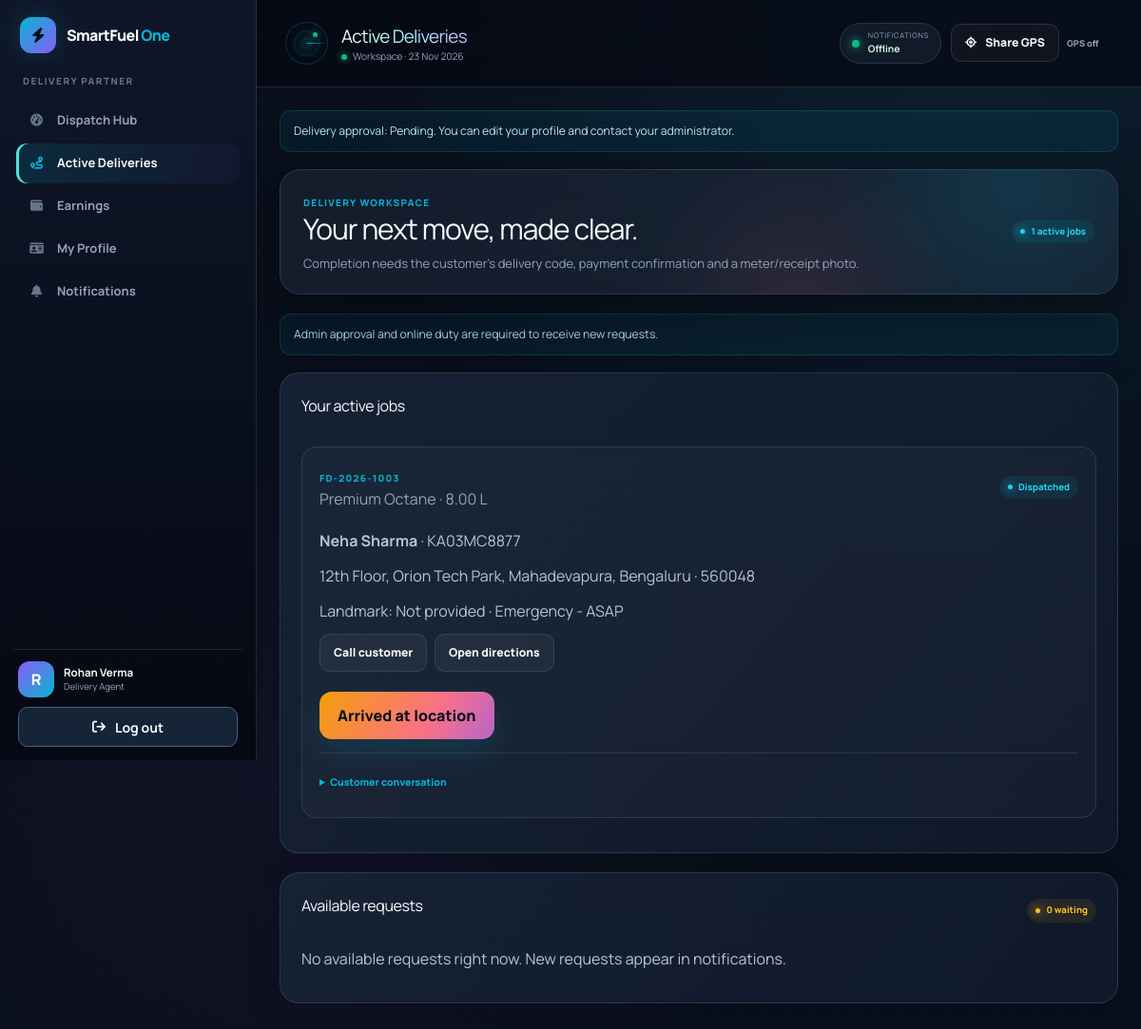
The page /delivery/active_deliveries.php (signed in) on the database its author committed.
### tables this page shows
CREATE TABLE users (
    id INT UNSIGNED AUTO_INCREMENT PRIMARY KEY,
    full_name VARCHAR(120) NOT NULL,
    email VARCHAR(190) NOT NULL,
    password_hash VARCHAR(255) NOT NULL,
    phone VARCHAR(20) NOT NULL,
    role ENUM('customer', 'delivery_agent', 'admin') NOT NULL DEFAULT 'customer',
    avatar_url VARCHAR(500) NULL,
    status ENUM('active', 'suspended') NOT NULL DEFAULT 'active',
    created_at TIMESTAMP NOT NULL DEFAULT CURRENT_TIMESTAMP,
    UNIQUE KEY uq_users_email (email),
    UNIQUE KEY uq_users_phone (phone),
    KEY idx_users_role_status (role, status)
);

CREATE TABLE orders (
    id INT UNSIGNED AUTO_INCREMENT PRIMARY KEY,
    tracking_code VARCHAR(30) NOT NULL,
    customer_id INT UNSIGNED NOT NULL,
    delivery_agent_id INT UNSIGNED NULL,
    fuel_type ENUM('Petrol/Gasoline', 'Diesel', 'Premium Octane', 'CNG') NOT NULL,
    quantity_liters DECIMAL(8,2) NOT NULL,
    price_per_liter DECIMAL(10,2) NOT NULL,
    delivery_fee DECIMAL(10,2) NOT NULL DEFAULT 0,
    tax_amount DECIMAL(10,2) NOT NULL DEFAULT 0,
    total_amount DECIMAL(12,2) NOT NULL,
    delivery_address VARCHAR(500) NOT NULL,
    delivery_pincode VARCHAR(10) NOT NULL,
    delivery_time_slot VARCHAR(80) NOT NULL,
    vehicle_number VARCHAR(30) NOT NULL,
    order_status ENUM('Pending', 'Accepted', 'Dispatched', 'Arrived', 'Pumping', 'Completed', 'Cancelled') NOT NULL DEFAULT 'Pending',
    payment_method ENUM('Card', 'UPI/Cash', 'Wallet') NOT NULL,
    payment_status ENUM('Paid', 'Pending', 'Refunded') NOT NULL DEFAULT 'Pending',
    created_at TIMESTAMP NOT NULL DEFAULT CURRENT_TIMESTAMP,
    UNIQUE KEY uq_orders_tracking_code (tracking_code),
    KEY idx_orders_customer_created (customer_id, created_at),
    KEY idx_orders_agent_status (delivery_agent_id, order_status),
    KEY idx_orders_status_created (order_status, created_at),
    CONSTRAINT fk_order_customer FOREIGN KEY (customer_id) REFERENCES users(id) ON DELETE RESTRICT,
    CONSTRAINT fk_order_agent FOREIGN KEY (delivery_agent_id) REFERENCES users(id) ON DELETE SET NULL,
    CONSTRAINT chk_order_quantity CHECK (quantity_liters > 0),
    CONSTRAINT chk_order_amount CHECK (total_amount >= 0)
);

### config/db.php (called while the page is built, shortened)
<?php
function db(): PDO
{
    static $pdo = null;
    if ($pdo instanceof PDO) {
        return $pdo;
    }
    try {
        $pdo = new PDO(
            'mysql:host=' . DB_HOST . ';dbname=' . DB_NAME . ';charset=utf8mb4',
            DB_USER,
            DB_PASS,
            [
                PDO::ATTR_ERRMODE => PDO::ERRMODE_EXCEPTION,
                PDO::ATTR_DEFAULT_FETCH_MODE => PDO::FETCH_ASSOC,
                PDO::ATTR_EMULATE_PREPARES => false,
            ]
        );
    } catch (PDOException $exception) {
        render_unexpected_error($exception);
    }
    sf_schema($pdo);
    return $pdo;
}
function ensure_realtime_schema(): bool
{
    return true;
}
function url(string $path = ''): string
{
    return BASE_URL . ($path === '' ? '' : '/' . ltrim($path, '/'));
}
function e(mixed $value): string
{
    return htmlspecialchars((string) $value, ENT_QUOTES, 'UTF-8');
}
function require_role(string $role): array
{
    $statement = db()->prepare('SELECT * FROM users WHERE id = ? AND status = \'active\' LIMIT 1');
    $statement->execute([(int) $_SESSION['user_id']]);
    $user = $statement->fetch();
    return $user;
}
function role_home(string $role): string
{
    return match ($role) {
        'admin' => 'admin/dashboard.php',
        'delivery_agent' => 'delivery/dashboard.php',
        default => 'customer/dashboard.php',
    };
}
function status_class(string $status): string
{
    return match ($status) {
        'Completed', 'Paid', 'Processed', 'active' => 'success',
        'Cancelled', 'Refunded', 'suspended' => 'danger',
        'Dispatched', 'Arrived', 'Pumping' => 'info',
        default => 'warning',
    };
}
require_once __DIR__ . '/upgrade.php';

### config/upgrade.php (called while the page is built, shortened)
<?php
function sf_schema(PDO $pdo): void
{
    $pdo->exec("CREATE TABLE IF NOT EXISTS sf_versions (version INT PRIMARY KEY, installed_at TIMESTAMP DEFAULT CURRENT_TIMESTAMP) ENGINE=InnoDB");
    if ($pdo->query('SELECT version FROM sf_versions WHERE version=1')->fetchColumn()) {
        return;
    }
    if ((int) $pdo->query("SELECT GET_LOCK('smartfuel_upgrade_v1',15)")->fetchColumn() !== 1) {
        throw new RuntimeException('Upgrade is busy. Refresh in a moment.');
    }
    try {
        if ($pdo->query('SELECT version FROM sf_versions WHERE version=1')->fetchColumn()) {
            return;
        }
        foreach ($statements as $sql) {
            $pdo->exec($sql);
        }
        $pdo->exec("INSERT IGNORE INTO sf_agent_approvals(user_id,approval_status) SELECT id,'Approved' FROM users WHERE role='delivery_agent'");
        $pdo->exec('INSERT IGNORE INTO sf_order_details(order_id) SELECT id FROM orders');
        $pdo->exec("UPDATE sf_order_details d JOIN orders o ON o.id=d.order_id SET d.refund_status='Pending' WHERE o.order_status='Cancelled' AND o.payment_status='Paid' AND d.refund_status='Not required'");
        $pdo->exec('INSERT IGNORE INTO sf_inventory_settings(fuel_id) SELECT id FROM fuel_inventory');
        $pdo->exec('DELETE FROM agent_live_locations');
        $pdo->exec('INSERT INTO sf_versions(version) VALUES(1)');
    } finally {
        $pdo->query("SELECT RELEASE_LOCK('smartfuel_upgrade_v1')");
    }
}
function sf_query(string $sql, array $parameters = []): PDOStatement
{
    $statement = db()->prepare($sql);
    $statement->execute($parameters);
    return $statement;
}
function sf_approved(int $id): bool
{
    return sf_query("SELECT user_id FROM sf_agent_approvals WHERE user_id=? AND approval_status='Approved'", [$id])->fetchColumn() !== false;
}

### delivery/active_deliveries.php (the view, shortened to what this page needs)
<?php
require_once __DIR__ . '/../includes/dashboard_layout.php';
$user = require_role('delivery_agent');
$active = sf_query("SELECT o.*,u.full_name customer_name,u.phone customer_phone,d.latitude,d.longitude,d.landmark,d.emergency FROM orders o JOIN users u ON u.id=o.customer_id LEFT JOIN sf_order_details d ON d.order_id=o.id WHERE o.delivery_agent_id=? AND o.order_status NOT IN ('Completed','Cancelled') ORDER BY d.emergency DESC,o.created_at", [$user['id']])->fetchAll();
$eligible = sf_approved((int)$user['id']) && sf_query('SELECT is_online FROM delivery_agent_profiles WHERE user_id=?', [$user['id']])->fetchColumn();
$available = $eligible ? sf_query("SELECT o.*,d.emergency FROM orders o LEFT JOIN sf_order_details d ON d.order_id=o.id WHERE o.delivery_agent_id IS NULL AND o.order_status='Pending' ORDER BY d.emergency DESC,o.created_at")->fetchAll() : [];
dashboard_start('Active Deliveries', 'active', $user);
?>
<section class="welcome-panel">
    <div><span class="eyebrow">Delivery workspace</span><h2>Your next move, made clear.</h2><p>Completion needs the customer's delivery code, payment confirmation and a meter/receipt photo.</p></div>
    <span class="badge info"><?= count($active) ?> active jobs</span>
</section>
<?php if (!$eligible): ?><div class="alert warning">Admin approval and online duty are required to receive new requests.</div><?php endif; ?>
<section class="panel">
    <div class="panel-head"><h2>Your active jobs</h2></div>
    <?php foreach ($active as $job): ?>
    <article class="job-card">
        <div class="panel-head">
            <div><span class="eyebrow"><?= e($job['tracking_code']) ?></span><h3><?= e($job['fuel_type']) ?> · <?= e($job['quantity_liters']) ?> L</h3></div>
            <span class="badge <?= status_class($job['order_status']) ?>"><?= e($job['order_status']) ?></span>
        </div>
        <p><strong><?= e($job['customer_name']) ?></strong> · <?= e($job['vehicle_number']) ?></p>
        <p><?= e($job['delivery_address']) ?> · <?= e($job['delivery_pincode']) ?></p>
        <p>Landmark: <?= e($job['landmark'] ?: 'Not provided') ?> · <?= e($job['delivery_time_slot']) ?></p>
        <div class="action-row">
            <a class="btn btn-secondary btn-small" href="tel:<?= e($job['customer_phone']) ?>">Call customer</a>
            <a class="btn btn-secondary btn-small" target="_blank" rel="noopener" href="https://www.google.com/maps/dir/?api=1&amp;destination=<?= urlencode($job['latitude'] !== null ? $job['latitude'].','.$job['longitude'] : $job['delivery_address'].' '.$job['delivery_pincode']) ?>">Open directions</a>
        </div>
        <?php $actions = ['Accepted'=>['dispatch','Start route'],'Dispatched'=>['arrive','Arrived at location'],'Arrived'=>['pump','Start fueling'],'Pumping'=>['complete','Confirm delivery']]; ?>
        <?php if (isset($actions[$job['order_status']])): ?>
        <form method="post" enctype="multipart/form-data" class="sf-action-form">
            <button class="btn"><?= e($actions[$job['order_status']][1]) ?></button>
        </form>
        <?php endif; ?>
        <?php sf_chat($job['tracking_code'], 'Customer conversation'); ?>
    </article>
    <?php endforeach; ?>
</section>
<section class="panel">
    <div class="panel-head"><h2>Available requests</h2><span class="badge warning"><?= count($available) ?> waiting</span></div>
    <?php if (!$available): ?><p>No available requests right now. New requests appear in notifications.</p><?php endif; ?>
</section>
<?php dashboard_end(); ?>

### includes/dashboard_layout.php (shortened to what this page needs)
<?php
require_once __DIR__ . '/../config/db.php';
function get_dashboard_links(string $role): array
{
    if ($role === 'delivery_agent') {
        return [
            ['dashboard', 'delivery/dashboard.php', 'fa-gauge-high', 'Dispatch Hub'],
            ['active', 'delivery/active_deliveries.php', 'fa-route', 'Active Deliveries'],
            ['earnings', 'delivery/earnings.php', 'fa-wallet', 'Earnings'],
            ['profile', 'delivery/profile.php', 'fa-id-card', 'My Profile'],
        ];
    }
    return [
        ['dashboard', 'customer/dashboard.php', 'fa-house', 'Dashboard'],
        ['order', 'customer/place_order.php', 'fa-gas-pump', 'Place Order'],
        ['track', 'customer/track_order.php', 'fa-location-crosshairs', 'Track Order'],
        ['history', 'customer/order_history.php', 'fa-clock-rotate-left', 'Order History'],
        ['profile', 'customer/profile.php', 'fa-user-gear', 'Profile'],
    ];
}
function dashboard_start(string $title, string $active, array $user): void
{
    $links = get_dashboard_links($user['role']);
    $links[] = ['notifications', 'account/notifications.php', 'fa-bell', 'Notifications'];
    $roleLabel = match ($user['role']) {
        'admin' => 'Administration',
        'delivery_agent' => 'Delivery Partner',
        default => 'Customer Portal',
    };
    ?>
<!DOCTYPE html>
<html lang="en">
<head>
    <script src="https://cdn.tailwindcss.com"></script>
    <link rel="stylesheet" href="https://cdnjs.cloudflare.com/ajax/libs/font-awesome/6.5.2/css/all.min.css">
    <link rel="stylesheet" href="<?= url('assets/css/custom.css') ?>">
    <link rel="stylesheet" href="<?= url('assets/css/upgrade.css') ?>">
    <link rel="stylesheet" href="<?= url('assets/css/cleanup.css') ?>">
    <link rel="stylesheet" href="https://unpkg.com/leaflet@1.9.4/dist/leaflet.css">
</head>
<body class="dashboard-body">
<div class="dashboard-shell">
    <aside class="sidebar" data-sidebar>
        <div class="side-head">
            <a class="brand" href="<?= url(role_home($user['role'])) ?>"><span class="brand-mark"><i class="fa-solid fa-bolt"></i></span><span>SmartFuel <em>One</em></span></a>
        </div>
        <p class="role-label"><?= e($roleLabel) ?></p>
        <nav class="side-nav">
            <?php foreach ($links as [$key, $path, $icon, $label]): ?>
                <a class="<?= $active === $key ? 'active' : '' ?>" href="<?= url($path) ?>"><i class="fa-solid <?= e($icon) ?>"></i><span><?= e($label) ?></span></a>
            <?php endforeach; ?>
        </nav>
        <div class="side-profile">
            <div class="avatar"><?= e(strtoupper(substr($user['full_name'], 0, 1))) ?></div>
            <div><strong><?= e($user['full_name']) ?></strong><small><?= e(ucwords(str_replace('_', ' ', $user['role']))) ?></small></div>
            <a class="sidebar-logout" href="<?= url('auth/logout.php') ?>"><i class="fa-solid fa-arrow-right-from-bracket" aria-hidden="true"></i> Log out</a>
        </div>
    </aside>
    <main class="dashboard-main">
        <header class="operations-header">
            <span class="radar" aria-hidden="true"><i></i><b></b></span>
            <div class="operations-title"><h1><?= e($title) ?></h1><p><span></span> Workspace · <?= date('d M Y') ?></p></div>
            <div class="header-actions">
                <a class="network-pill" href="<?= url('account/notifications.php') ?>"><i></i><span><small>NOTIFICATIONS</small><strong data-unread>0</strong></span></a>
                <?php if ($user['role'] === 'delivery_agent'): ?>
                    <form class="location-header-form" action="<?= url('delivery/update_location.php') ?>" method="post" data-location-form>
                        <button class="btn btn-small btn-secondary" type="button" data-location-button><i class="fa-solid fa-location-crosshairs"></i><span>Share GPS</span></button>
                        <small data-location-status>GPS off</small>
                    </form>
                <?php endif; ?>
            </div>
        </header>
        <div class="dashboard-content" data-sync-content>
            <?php if ($user['role'] === 'delivery_agent' && !sf_approved((int)$user['id'])): ?>
                <div class="alert warning">Delivery approval: <?= e(sf_query('SELECT approval_status FROM sf_agent_approvals WHERE user_id=?', [$user['id']])->fetchColumn() ?: 'Pending') ?>. You can edit your profile and contact your administrator.</div>
            <?php endif; ?>
    <?php
}
function dashboard_end(): void
{
    ?>
        </div>
    </main>
</div>
</body>
</html>
    <?php
}
function sf_chat(string $code, string $title): void
{
    ?>
    <details class="job-conversation">
        <summary><?= e($title) ?></summary>
    </details>
    <?php
}

### assets/css/upgrade.css (style rules this page uses)
:root { --sf-surface: rgba(18, 28, 45, .88); --sf-border: rgba(157, 184, 222, .16); }
.dashboard-body { background: radial-gradient(ellipse at 85% 0%, #11374b66, transparent 45%), radial-gradient(ellipse at 25% 75%, #34235133, transparent 40%), #090f1b; }
.dashboard-content { max-width: 1580px; margin-inline: auto; }
.panel, .metric-card { border: 1px solid var(--sf-border); box-shadow: 0 14px 40px #0000001a; background: linear-gradient(130deg, #182538d9, #101a2be8); }
.panel { margin-bottom: 24px; }
.panel h2 { margin-bottom: 12px; letter-spacing: -.025em; }
.panel p { line-height: 1.7; margin-block: 10px; color: #b6c5d8; }
.welcome-panel { padding: 28px; border-radius: 22px; border: 1px solid var(--sf-border); }
.welcome-panel h2 { letter-spacing: -.035em; }
.welcome-panel p { max-width: 680px; line-height: 1.65; }
.side-nav { gap: 5px; }
.side-nav a { min-height: 44px; }
.side-nav a.active { box-shadow: inset 3px 0 #53e0dc; }
.operations-header { backdrop-filter: blur(18px); }
.sf-action-form { margin-top: 20px; }
details summary { cursor: pointer; color: #a2e7ef; font-weight: 700; padding-block: 10px; }

### assets/css/cleanup.css (style rules this page uses)
.dashboard-body .sidebar { height: 100vh; height: 100dvh; overflow: hidden; padding: 18px 14px 14px; }
.sidebar .side-head, .sidebar .role-label { flex-shrink: 0; }
.sidebar .role-label { margin: 22px 10px 10px; }
.sidebar .side-nav { flex: 1 1 auto; min-height: 0; overflow-y: auto; overflow-x: hidden; align-content: start; overscroll-behavior: contain; padding: 3px 3px 12px; gap: 3px; }
.sidebar .side-nav a { min-height: 42px; padding: 9px 12px; font-size: 13px; }
.sidebar .side-profile { flex-shrink: 0; grid-template-columns: auto minmax(0, 1fr); margin-top: 0; padding: 12px 5px 0; row-gap: 10px; background: transparent; }
.side-profile strong { display: block; overflow: hidden; text-overflow: ellipsis; white-space: nowrap; }
.sidebar .sidebar-logout { grid-column: 1 / -1; display: flex; align-items: center; justify-content: center; gap: 10px; min-height: 42px; padding: 8px 12px; border: 1px solid #496079; border-radius: 10px; background: #162438; color: #f8fafc; font-size: 14px; font-weight: 700; }
.dashboard-content { padding: 24px; }
.dashboard-content .welcome-panel { padding: 20px 24px; margin-bottom: 20px; }
.dashboard-content .welcome-panel h2 { font-size: clamp(24px, 2.5vw, 34px); line-height: 1.2; }
.dashboard-content .welcome-panel p { font-size: 13px; margin-top: 8px; }
.dashboard-content .panel { padding: 22px; margin-bottom: 20px; }

### rows shown on the page
users: role "DELIVERY PARTNER", full_name "R", full_name "Rohan Verma", role "Delivery Agent"
orders: tracking_code "FD-2026-1003", fuel_type "Premium Octane", quantity_liters "8.00", order_status "Dispatched", customer.full_name "Neha Sharma", vehicle_number "KA03MC8877", delivery_address "12th Floor, Orion Tech Park, Mahadevapura, Bengaluru", delivery_pincode "560048", landmark "Not provided", delivery_time_slot "Emergency - ASAP", order_status "Arrived at location"

### other values the page prints
$label "Dispatch Hub"
$label "Active Deliveries"
$label "Earnings"
$label "My Profile"
$label "Notifications"
count($active) "1"
count($available) "0"
